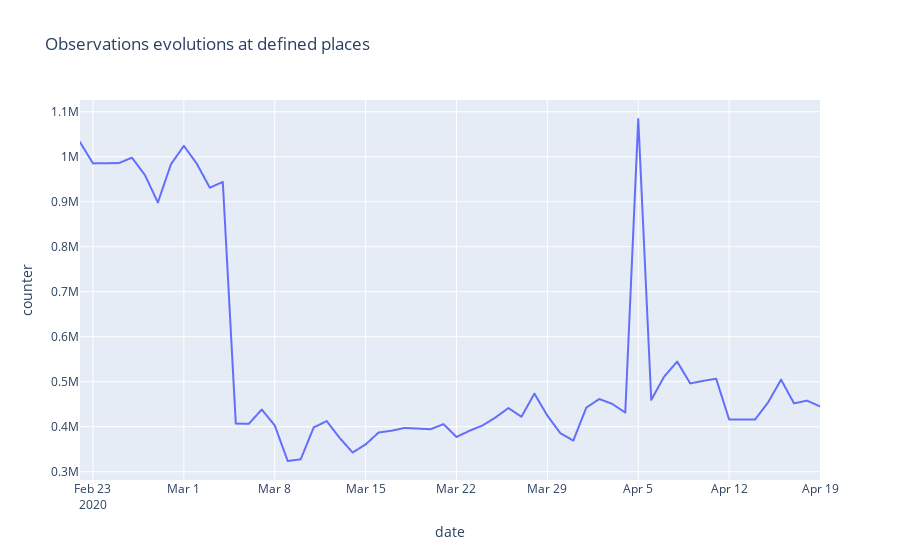

Notebook source saved alongside this figure:
### Code cell
fig = px.line(df_NO2_group, y="counter", x="date", render_mode="webgl", title="Observations evolutions at defined places")
fig.show()
